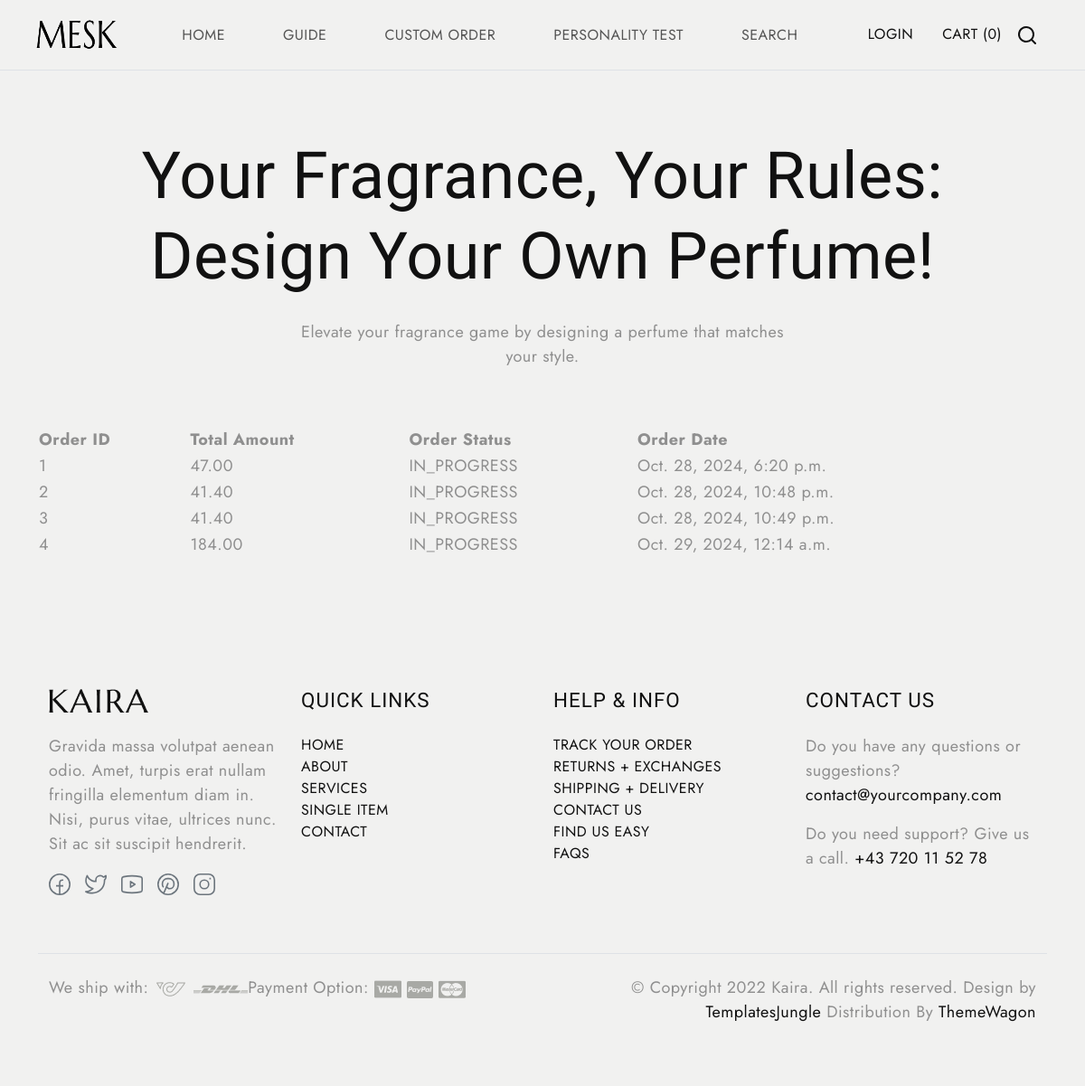
Before: /commande_perso/custom-orders/ with the older database file.
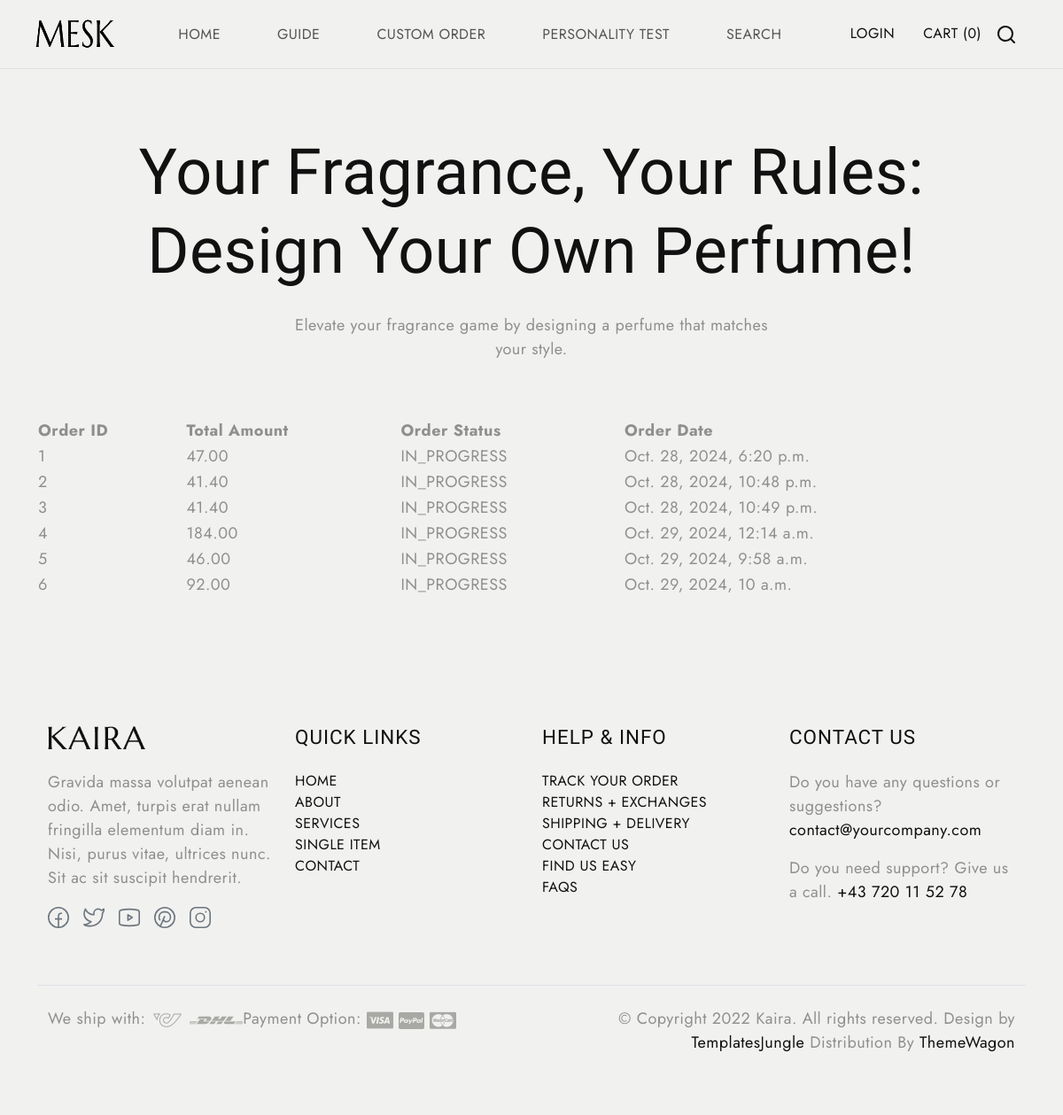
After: the same page with the newer database file.
### commande_perso/models.py (models this page shows, shortened)
class CustomOrder(models.Model):
    STATUS_CHOICES = [
        ('IN_PROGRESS', 'In Progress'),
        ('COMPLETED', 'Completed'),
        ('CANCELLED', 'Cancelled'),
    ]
    client = models.ForeignKey(settings.AUTH_USER_MODEL, on_delete=models.CASCADE, null=True)  # Rendre le champ nullable
    total_amount = models.DecimalField(max_digits=10, decimal_places=2, null=True)  # Rendre le champ nullable
    order_date = models.DateTimeField(default=timezone.now)  # Valeur par défaut ajoutée
    order_status = models.CharField(max_length=20, choices=STATUS_CHOICES, default='IN_PROGRESS')  # Valeur par défaut
    base_notes = models.CharField(max_length=100, blank=True, null=True)  # Ajout du champ base_notes
    middle_notes = models.CharField(max_length=50, blank=True, null=True)  # Notes de cœur, rendues optionnelles
    top_notes = models.CharField(max_length=50, blank=True, null=True)  # Notes de tête, rendues optionnelles
    fragrance_strength = models.CharField(max_length=50, blank=True, null=True)  # Force du parfum, rendue optionnelle
    number_of_bottles = models.PositiveIntegerField(default=1)  # Nombre de bouteilles
    engraving_text = models.CharField(max_length=100, blank=True, null=True)  # Texte d'engravement
    fragrance_choice = models.CharField(max_length=100, blank=True, null=True)  # Choix de la fragrance
    additional_notes = models.TextField(blank=True, null=True)  # Notes supplémentaires
    customization_options = models.ManyToManyField(CustomizationOption)

### commande_perso/views.py (the view)
# urls.py: path('custom-orders/', views.custom_order_list, name='custom_order_list'),
def custom_order_list(request):
    orders = CustomOrder.objects.all()
    return render(request, 'custom_order_list.html', {'orders': orders})

### commande_perso/templates/custom_order_list.html (shortened to what the changed rows need)
{% load static %}
<!DOCTYPE html>
<html lang="en">
<head>
  <link href="https://cdn.jsdelivr.net/npm/bootstrap@5.3.0-alpha3/dist/css/bootstrap.min.css" rel="stylesheet"
>
  <link rel="stylesheet" type="text/css" href="{% static 'css/vendor.css' %}">
  <link rel="stylesheet" href="https://cdn.jsdelivr.net/npm/swiper@9/swiper-bundle.min.css" />
  <link rel="stylesheet" type="text/css" href="{% static 'style.css' %}">
</head>
<body class="homepage">
  <section id="perfume-billboard" class="bg-light py-5">
    <div class="container">
      <div class="row justify-content-center">
        <h1 class="section-title text-center mt-4">
            Your Fragrance, Your Rules:<br>
            Design Your Own Perfume!
        </h1>
    </div>
<section class="collection bg-light position-relative py-5">
    <div class="container">
      <div class="row">
        <table>
            <thead>
                <tr>
                    <th>Order ID</th>
                    <th>Total Amount</th>
                    <th>Order Status</th>
                    <th>Order Date</th>
                </tr>
            </thead>
            <tbody>
                {% for order in orders %}
                <tr>
                    <td>{{ order.id }}</td>
                    <td>{{ order.total_amount }}</td>
                    <td>{{ order.order_status }}</td>
                    <td>{{ order.order_date }}</td>
                </tr>
                {% empty %}
                <tr>
                    <td colspan="4">No orders found.</td>
                </tr>
                {% endfor %}
            </tbody>
        </table>
      </div>
      </div>
</section>
</body>
</html>

Changed rows visible on the page:
added CustomOrder: id "5", total_amount "46.00", order_status "IN_PROGRESS", order_date "Oct. 29, 2024, 9:58 a.m."
added CustomOrder: id "6", total_amount "92.00", order_status "IN_PROGRESS", order_date "Oct. 29, 2024, 10 a.m."
